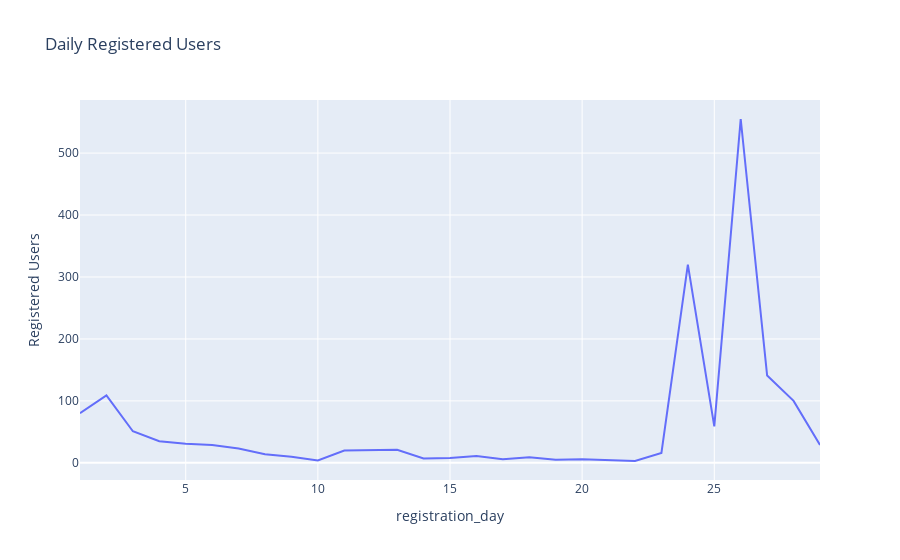
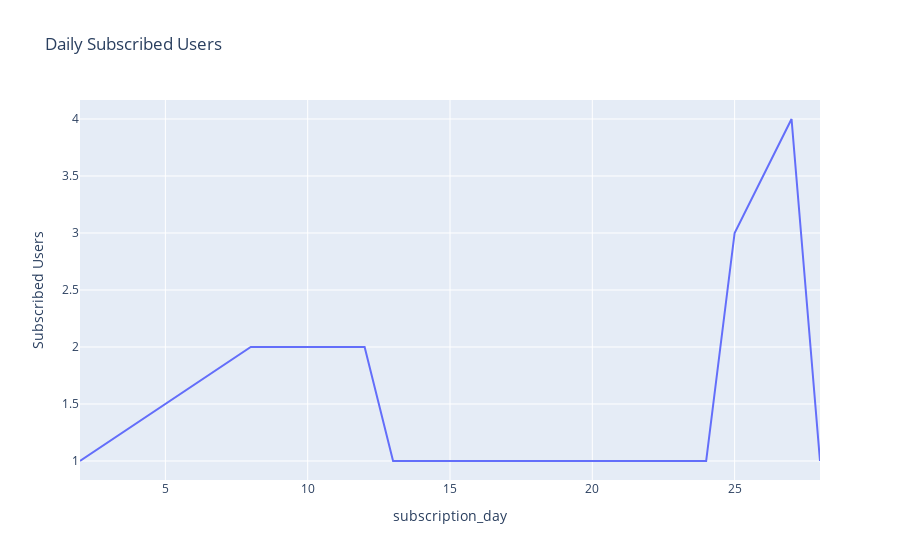

Notebook source saved alongside these figures, in order:
### Markdown cell above
plot daily subscription and registered users

### Code cell
fig_registered = px.line(daily_registered, 
                         x=daily_registered.index, 
                         y=daily_registered.values, 
                         labels={'x': 'Days', 'y': 'Registered Users'}, 
                         title='Daily Registered Users')
fig_registered.show()

fig_subscribed = px.line(daily_subscribed, 
                         x=daily_subscribed.index, 
                         y=daily_subscribed.values, 
                         labels={'x': 'Days', 'y': 'Subscribed Users'}, 
                         title='Daily Subscribed Users')
fig_subscribed.show()

### Figure 1 — Plotly figure (JSON) as saved in the notebook; plotly's stock layout.template omitted (floating-point values rounded to 4 significant figures)
{"data": [{"hovertemplate": "registration_day=%{x}<br>Registered Users=%{y}<extra></extra>", "legendgroup": "", "line": {"color": "#636efa", "dash": "solid"}, "marker": {"symbol": "circle"}, "mode": "lines", "name": "", "orientation": "v", "showlegend": false, "type": "scatter", "x": [1, 2, 3, 4, 5, 6, 7, 8, 9, 10, 11, 12, 13, 14, 15, 16, 17, 18, 19, 20, 21, 22, 23, 24, 25, 26, 27, 28, 29], "xaxis": "x", "y": [80, 109, 51, 35, 31, 29, 23, 14, 10, 4, 20, 20, 21, 7, 8, 11, 6, 9, 5, 6, 4, 3, 16, 320, 59, 555, 141, 100, 29], "yaxis": "y"}], "layout": {"legend": {"tracegroupgap": 0}, "title": {"text": "Daily Registered Users"}, "xaxis": {"anchor": "y", "domain": [0, 1], "title": {"text": "registration_day"}}, "yaxis": {"anchor": "x", "domain": [0, 1], "title": {"text": "Registered Users"}}}}

### Figure 2 — Plotly figure (JSON) as saved in the notebook; plotly's stock layout.template omitted (floating-point values rounded to 4 significant figures)
{"data": [{"hovertemplate": "subscription_day=%{x}<br>Subscribed Users=%{y}<extra></extra>", "legendgroup": "", "line": {"color": "#636efa", "dash": "solid"}, "marker": {"symbol": "circle"}, "mode": "lines", "name": "", "orientation": "v", "showlegend": false, "type": "scatter", "x": [2, 8, 12, 13, 16, 19, 21, 23, 24, 25, 27, 28], "xaxis": "x", "y": [1, 2, 2, 1, 1, 1, 1, 1, 1, 3, 4, 1], "yaxis": "y"}], "layout": {"legend": {"tracegroupgap": 0}, "title": {"text": "Daily Subscribed Users"}, "xaxis": {"anchor": "y", "domain": [0, 1], "title": {"text": "subscription_day"}}, "yaxis": {"anchor": "x", "domain": [0, 1], "title": {"text": "Subscribed Users"}}}}
